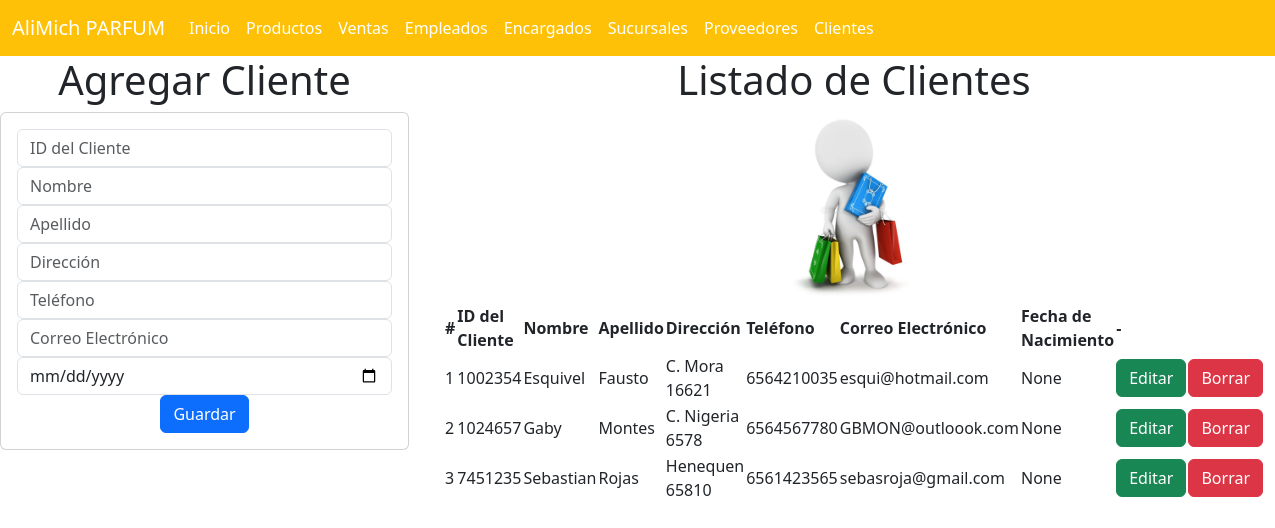
/cliente_app/clientes, run on an earlier commit of the app's database.
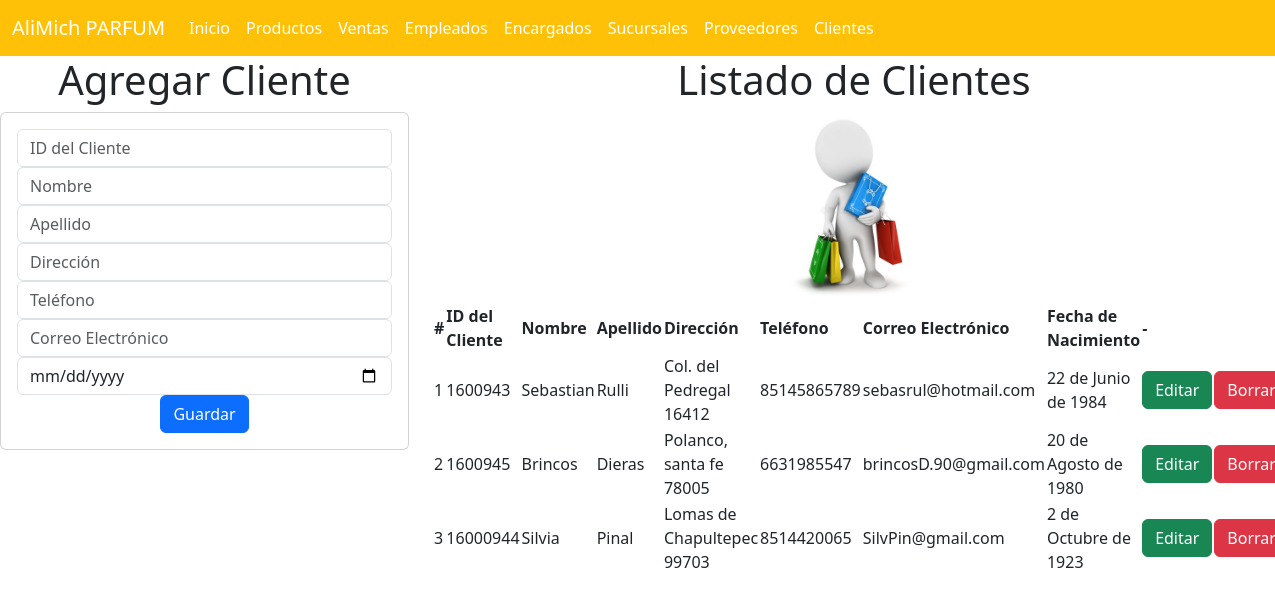
And on a later commit of the database.
### cliente_app/models.py (models this page shows, shortened)
class Cliente(models.Model):
    id = models.IntegerField(primary_key=True)
    nombre = models.CharField(max_length=255)
    apellido = models.CharField(max_length=255)
    direccion = models.CharField(max_length=255)
    telefono = models.IntegerField()
    correo_electronico = models.CharField(max_length=255)
    fecha_de_nacimiento = models.DateField()

### cliente_app/views.py (the view)
# urls.py: path("clientes",views.clientes,name="clientes"),
def clientes(request):
    losclientes = Cliente.objects.all()
    return render(request, 'gestionarClientes.html', {"misclientes": losclientes})

### cliente_app/templates/gestionarClientes.html (shortened to what this page needs)
{% extends "base.html" %}
{% load static %}
{% block cuerpo %}
<div class="row">
  <div class="col-sm-12 col-md-4 col-lg-4 col-xl-4">
      <h1>Agregar Cliente</h1>
      <div class="card">
          <div class="card-body">
              <form action="{% url 'registrarCliente' %}" method="POST">
                  <div class="form-group">
                      <input type="text" id="txtid" name="txtid" class="form-control" placeholder="ID del Cliente" required>
                  </div>
                  <div class="form-group">
                      <input type="text" id="txtnombre" name="txtnombre" class="form-control" placeholder="Nombre" maxlength="255" required>
                  </div>
                  <div class="form-group ">
                      <input type="text" id="txtapellido" name="txtapellido" class="form-control" placeholder="Apellido" maxlength="255" required>
                  </div>
                  <div class="form-group ">
                      <input type="text" id="txtdireccion" name="txtdireccion" class="form-control" placeholder="Dirección" maxlength="255" required>
                  </div>
                  <div class="form-group ">
                      <input type="number" id="numtelefono" name="numtelefono" class="form-control" placeholder="Teléfono" required>
                  </div>
                  <div class="form-group ">
                      <input type="text" id="txtcorreo_electronico" name="txtcorreo_electronico" class="form-control" placeholder="Correo Electrónico" maxlength="255" required>
                  </div>
                  <div class="form-group ">
                      <input type="date" id="numfecha_nacimiento" name="numfecha_nacimiento" class="form-control" placeholder="Fecha de Nacimiento" required>
                  </div>
                  <div class="form-group ">
                      <button type="submit" class="btn btn-primary">Guardar</button>
                  </div>
              </form>
          </div>
      </div>
  </div>
<div class="col-sm-12 col-md-4 col-lg-4 col-xl-8">
    <h1>Listado de Clientes</h1>
    <img src="{% static "img/clientes.jpg" %}" style="width: 150px;" alt="">
    <table class="col-sm-12 col-md-8 col-lg-8 col-xl-8">
            <thead>
                <tr>
                    <th scope="col">#</th>
                    <th scope="col">ID del Cliente</th>
                    <th scope="col">Nombre</th>
                    <th scope="col">Apellido</th>
                    <th scope="col">Dirección</th>
                    <th scope="col">Teléfono</th>
                    <th scope="col">Correo Electrónico</th>
                    <th scope="col">Fecha de Nacimiento</th>
                    <th scope="col">-</th>
                </tr>
            </thead>
            <tbody>
                {% for c in misclientes %}
                    <tr>
                        <td>{{ forloop.counter }}</td>
                        <td>{{ c.id }}</td>
                        <td>{{ c.nombre }}</td>
                        <td>{{ c.apellido }}</td>
                        <td>{{ c.direccion }}</td>
                        <td>{{ c.telefono }}</td>
                        <td>{{ c.correo_electronico }}</td>
                        <td>{{ c.fecha_de_nacimiento }}</td>
                        <td><a href="seleccionarCliente/{{ c.id }}" class="btn btn-success">Editar</a></td>
                        <td><a href="borrarCliente/{{ c.id }}" class="btn btn-danger">Borrar</a></td>
                    </tr>
                {% endfor %}
            </tbody>
        </table>
    </div>
{% endblock %}

### cliente_app/templates/base.html (shortened to what this page needs)
<!doctype html>
<html lang="en">
<head>
    <link href="https://cdn.jsdelivr.net/npm/bootstrap@5.3.3/dist/css/bootstrap.min.css" rel="stylesheet">
</head>
<body>
    <nav class="navbar navbar-expand-lg bg-warning" data-bs-theme="dark">
        <div class="container-fluid">
          <a class="navbar-brand" href="#">AliMich PARFUM</a>
          <div class="collapse navbar-collapse" id="navbarNav">
            <ul class="navbar-nav">
              <li class="nav-item">
                <a class="nav-link active" aria-current="page" href="">Inicio</a>
              </li>
              <li class="nav-item">
                <a class="nav-link active" aria-current="page" href="">Productos</a>
              </li>
              <li class="nav-item">
                <a class="nav-link active" href="">Ventas</a>
              </li>
              <li class="nav-item">
                <a class="nav-link active"href="">Empleados</a>
              </li>
              <li class="nav-item">
                <a class="nav-link active" href="">Encargados</a>
              </li>
              <li class="nav-item">
                <a class="nav-link active" href="">Sucursales</a>
              </li>
              <li class="nav-item">
                <a class="nav-link active" href="">Proveedores</a>
              </li>
              <li class="nav-item">
                <a class="nav-link active" href="">Clientes</a>
              </li>
            </ul>
          </div>
        </div>
      </nav>
     <center>
        {% block cuerpo%}{%endblock%}
     </center>
</body>
</html>

What changed in the data, as far as the page shows it:
removed Cliente: id "1002354", nombre "Esquivel", apellido "Fausto", direccion "C. Mora 16621", telefono "6564210035", correo_electronico "esqui@hotmail.com", fecha_de_nacimiento "None"
removed Cliente: id "1024657", nombre "Gaby", apellido "Montes", direccion "C. Nigeria 6578", telefono "6564567780", correo_electronico "GBMON@outloook.com", fecha_de_nacimiento "None"
removed Cliente: id "7451235", nombre "Sebastian", apellido "Rojas", direccion "Henequen 65810", telefono "6561423565", correo_electronico "sebasroja@gmail.com", fecha_de_nacimiento "None"
added Cliente: id "1600943", nombre "Sebastian", apellido "Rulli", direccion "Col. del Pedregal 16412", telefono "85145865789", correo_electronico "sebasrul@hotmail.com", fecha_de_nacimiento "22 de Junio de 1984"
added Cliente: id "1600945", nombre "Brincos", apellido "Dieras", direccion "Polanco, santa fe 78005", telefono "6631985547", correo_electronico "brincosD.90@gmail.com", fecha_de_nacimiento "20 de Agosto de 1980"
added Cliente: id "16000944", nombre "Silvia", apellido "Pinal", direccion "Lomas de Chapultepec 99703", telefono "8514420065", correo_electronico "SilvPin@gmail.com", fecha_de_nacimiento "2 de Octubre de 1923"
